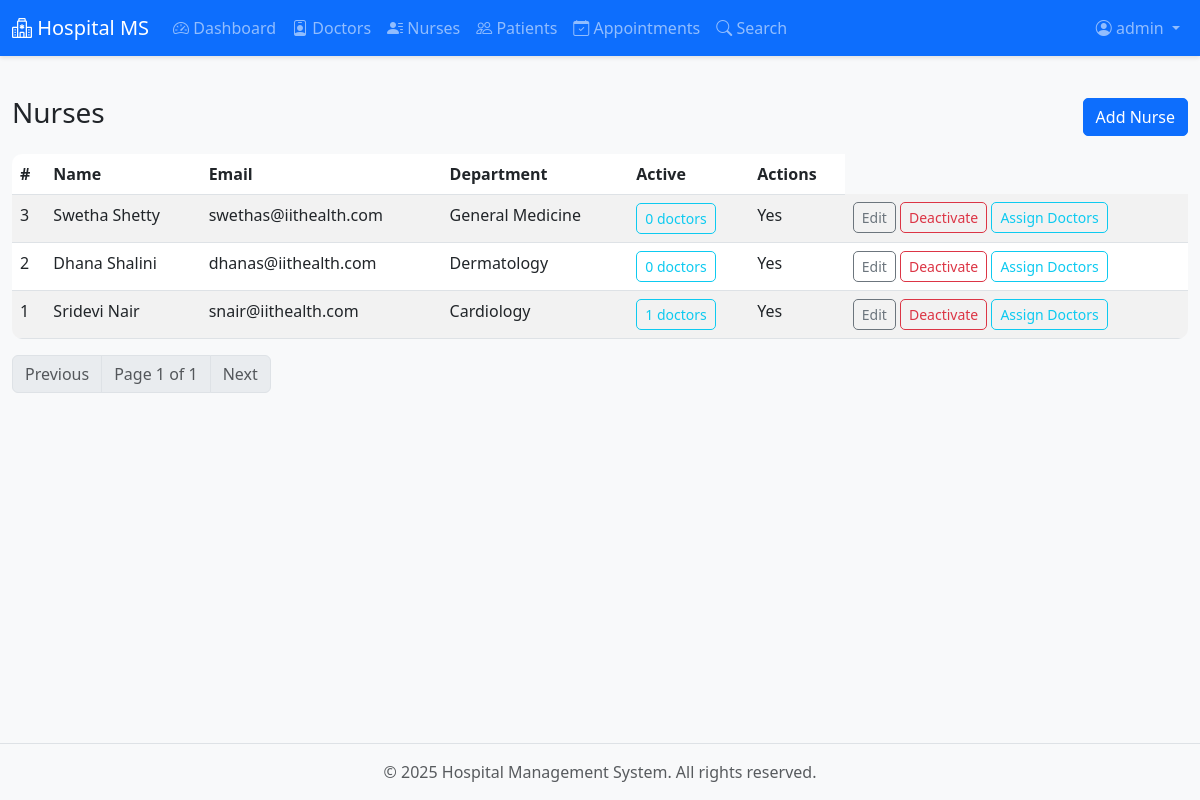
/admin/nurses (signed in), run on the app's committed database.
### models/user.py (models this page shows, shortened)
class User(UserMixin, db.Model):
    __tablename__ = 'users'
    id = db.Column(db.Integer, primary_key=True)
    username = db.Column(db.String(80), unique=True, nullable=False, index=True)
    email = db.Column(db.String(120), unique=True, nullable=False, index=True)
    password_hash = db.Column(db.String(200), nullable=False)
    role = db.Column(db.String(20), nullable=False)  # admin, doctor, patient
    is_active = db.Column(db.Boolean, default=True, nullable=False)
    created_at = db.Column(db.DateTime, default=datetime.utcnow)
    updated_at = db.Column(db.DateTime, default=datetime.utcnow, onupdate=datetime.utcnow)
    doctor = db.relationship('Doctor', backref='user', uselist=False, lazy=True)
    patient = db.relationship('Patient', backref='user', uselist=False, lazy=True)
    nurse = db.relationship('Nurse', backref='user', uselist=False, lazy=True)
    triage = db.relationship('Triage', backref='user', uselist=False, lazy=True)
    def is_admin(self):
        return self.role == 'admin'

### models/nurse.py (models this page shows, shortened)
class Nurse(db.Model):
    __tablename__ = 'nurses'
    id = db.Column(db.Integer, primary_key=True)
    user_id = db.Column(db.Integer, db.ForeignKey('users.id'), nullable=False, unique=True)
    full_name = db.Column(db.String(150), nullable=False)
    contact_number = db.Column(db.String(30), nullable=True)
    department = db.Column(db.String(120), nullable=True)
    assigned_doctors = db.Column(db.Text, nullable=True, default='')
    assigned_patient_id = db.Column(db.Integer, db.ForeignKey('patients.id'), nullable=True)
    is_active = db.Column(db.Boolean, default=True, nullable=False)
    created_at = db.Column(db.DateTime, default=datetime.utcnow)
    updated_at = db.Column(db.DateTime, default=datetime.utcnow, onupdate=datetime.utcnow)
    def get_assigned_doctor_ids(self):
        if not self.assigned_doctors:
            return []
        return [int(x) for x in self.assigned_doctors.split(',') if x.strip().isdigit()]

### routes/admin.py (the view)
@admin_bp.route('/nurses')
@admin_required
def nurses():
    page = request.args.get('page', 1, type=int)
    per_page = 10
    nurses = Nurse.query.join(User).filter(
        User.is_active == True
    ).order_by(Nurse.created_at.desc()).paginate(
        page=page, per_page=per_page, error_out=False
    )
    return render_template('admin/nurses.html', nurses=nurses)

### extensions.py (called while the page is built)
def init_extensions(app):
    db.init_app(app)
    login_manager.init_app(app)
    mail.init_app(app)  # ADD THIS LINE
    cache.init_app(app)  # ADD THIS LINE
    from models.user import User
    @login_manager.user_loader
    def load_user(user_id):
        return User.query.get(int(user_id))

### templates/admin/nurses.html (shortened to what this page needs)
{% extends "base.html" %}
{% block content %}
<div class="d-flex justify-content-between align-items-center mb-3">
  <h3>Nurses</h3>
  <a href="{{ url_for('admin.add_nurse') }}" class="btn btn-primary">Add Nurse</a>
</div>
<table class="table table-striped">
  <thead>
    <tr>
      <th>#</th>
      <th>Name</th>
      <th>Email</th>
      <th>Department</th>
      <th>Active</th>
      <th>Actions</th>
    </tr>
  </thead>
  <tbody>
    {% for nurse in nurses.items %}
    <tr>
      <td>{{ nurse.id }}</td>
      <td>{{ nurse.full_name }}</td>
      <td>{{ nurse.user.email }}</td>
      <td>{{ nurse.department or '-' }}</td>
      <td>
        <button type="button" class="btn btn-sm btn-outline-info assigned-doctors-btn" data-bs-toggle="popover"
          data-nurse-id="{{ nurse.id }}" title="Assigned doctors">
          {{ nurse.get_assigned_doctor_ids()|length }} doctors
        </button>
      </td>
      <td>{{ 'Yes' if nurse.is_active else 'No' }}</td>
      <td>
        <a href="{{ url_for('admin.edit_nurse', nurse_id=nurse.id) }}" class="btn btn-sm btn-outline-secondary">Edit</a>
        <form action="{{ url_for('admin.delete_nurse', nurse_id=nurse.id) }}" method="post" style="display:inline"
          onsubmit="return confirm('Deactivate this nurse?');">
          <button class="btn btn-sm btn-outline-danger">Deactivate</button>
        </form>
        <a href="{{ url_for('admin.assign_doctor_to_nurse', nurse_id=nurse.id) }}"
          class="btn btn-sm btn-outline-info">Assign Doctors</a>
      </td>
    </tr>
    {% else %}
    <tr>
      <td colspan="6" class="text-center">No nurses found.</td>
    </tr>
    {% endfor %}
  </tbody>
</table>
<nav aria-label="Page navigation">
  <ul class="pagination">
    {% if nurses.has_prev %}
    <li class="page-item"><a class="page-link" href="{{ url_for('admin.nurses', page=nurses.prev_num) }}">Previous</a>
    </li>
    {% else %}
    <li class="page-item disabled"><span class="page-link">Previous</span></li>
    {% endif %}
    <li class="page-item disabled"><span class="page-link">Page {{ nurses.page }} of {{ nurses.pages }}</span></li>
    {% if nurses.has_next %}
    <li class="page-item"><a class="page-link" href="{{ url_for('admin.nurses', page=nurses.next_num) }}">Next</a></li>
    {% else %}
    <li class="page-item disabled"><span class="page-link">Next</span></li>
    {% endif %}
  </ul>
</nav>
{% endblock %}

### templates/base.html (shortened to what this page needs)
<!DOCTYPE html>
<html lang="en">
<head>
    <link href="https://cdn.jsdelivr.net/npm/bootstrap@5.3.0/dist/css/bootstrap.min.css" rel="stylesheet">
    <link rel="stylesheet" href="https://cdn.jsdelivr.net/npm/bootstrap-icons@1.10.0/font/bootstrap-icons.css">
    <link rel="stylesheet" href="{{ url_for('static', filename='css/style.css') }}">
    <link href="https://cdn.jsdelivr.net/npm/fullcalendar@5.11.3/main.min.css" rel="stylesheet">
</head>
<body>
    {% if current_user.is_authenticated %}
    <nav class="navbar navbar-expand-lg navbar-dark bg-primary">
        <div class="container-fluid">
            <a class="navbar-brand" href="{{ url_for('main.index') }}">
                <i class="bi bi-hospital"></i> Hospital MS
            </a>
            <div class="collapse navbar-collapse" id="navbarNav">
                <ul class="navbar-nav me-auto">
                    {% if current_user.is_admin() %}
                    <li class="nav-item">
                        <a class="nav-link" href="{{ url_for('admin.dashboard') }}"><i class="bi bi-speedometer2"></i>
                            Dashboard</a>
                    </li>
                    <li class="nav-item">
                        <a class="nav-link" href="{{ url_for('admin.doctors') }}"><i class="bi bi-person-badge"></i>
                            Doctors</a>
                    </li>
                    <li class="nav-item">
                        <a class="nav-link" href="{{ url_for('admin.nurses') }}"><i class="bi bi-person-lines-fill"></i>
                            Nurses</a>
                    </li>
                    <li class="nav-item">
                        <a class="nav-link" href="{{ url_for('admin.patients') }}"><i class="bi bi-people"></i>
                            Patients</a>
                    </li>
                    <li class="nav-item">
                        <a class="nav-link" href="{{ url_for('admin.appointments') }}"><i
                                class="bi bi-calendar-check"></i> Appointments</a>
                    </li>
                    <li class="nav-item">
                        <a class="nav-link" href="{{ url_for('admin.search') }}"><i class="bi bi-search"></i> Search</a>
                    </li>
                    {% endif %}
                </ul>
                <ul class="navbar-nav">
                    <li class="nav-item dropdown">
                        <a class="nav-link dropdown-toggle" href="#" id="userDropdown" role="button"
                            data-bs-toggle="dropdown">
                            <i class="bi bi-person-circle"></i> {{ current_user.username }}
                        </a>
                    </li>
                </ul>
            </div>
        </div>
    </nav>
    {% endif %}
    <main class="container-fluid py-4">
        {% block content %}{% endblock %}
    </main>
    <footer class="bg-light text-center text-muted py-3 mt-5">
        <div class="container">
            <p class="mb-0">&copy; 2025 Hospital Management System. All rights reserved.</p>
        </div>
    </footer>
</body>
</html>

### static/css/style.css (style rules this page uses)
:root { --primary-color: #0d6efd; --success-color: #198754; --danger-color: #dc3545; --warning-color: #ffc107; --info-color: #0dcaf0; }
body { font-family: 'Segoe UI', Tahoma, Geneva, Verdana, sans-serif; background-color: #f8f9fa; min-height: 100vh; display: flex; flex-direction: column; }
main { flex: 1; }
.navbar { box-shadow: 0 2px 4px rgba(0,0,0,.1); }
.btn { border-radius: 5px; transition: all 0.3s; }
.table { border-radius: 10px; overflow: hidden; }
.table thead { background-color: #f8f9fa; }
footer { margin-top: auto; background-color: #f8f9fa; border-top: 1px solid #dee2e6; }

### data on the page
User: username "admin"
Nurse: id "3", full_name "Swetha Shetty", user.email "swethas@iithealth.com", department "General Medicine", get_assigned_doctor_ids|length "0", is_active "Yes"
Nurse: id "2", full_name "Dhana Shalini", user.email "dhanas@iithealth.com", department "Dermatology", get_assigned_doctor_ids|length "0", is_active "Yes"
Nurse: id "1", full_name "Sridevi Nair", user.email "snair@iithealth.com", department "Cardiology", get_assigned_doctor_ids|length "1", is_active "Yes"

### other printed values
{{ nurses.page }} "1"
{{ nurses.pages }} "1"
